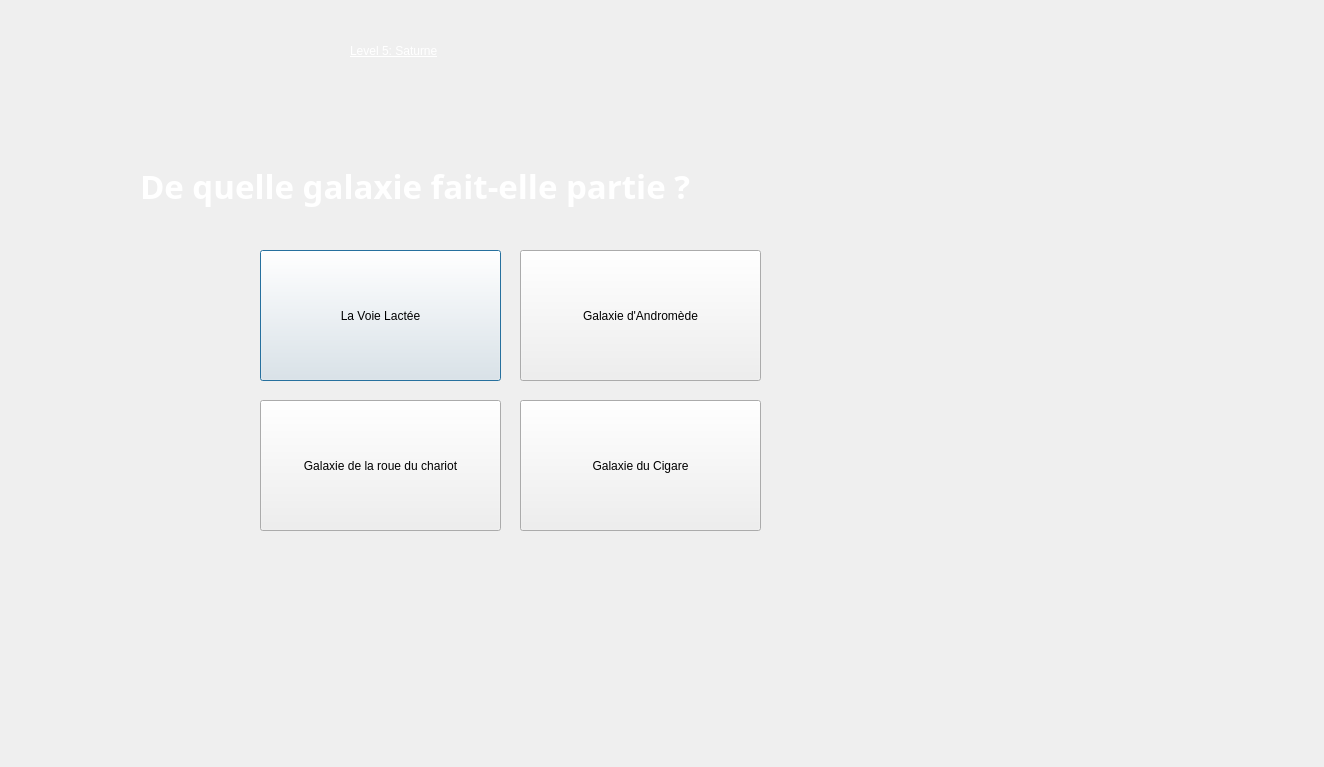
<?xml version="1.0" encoding="UTF-8"?>
<ui version="4.0">
 <class>Dialog16</class>
 <widget class="QDialog" name="Dialog16">
  <property name="geometry">
   <rect>
    <x>0</x>
    <y>0</y>
    <width>1324</width>
    <height>767</height>
   </rect>
  </property>
  <property name="windowTitle">
   <string>Dialog</string>
  </property>
  <widget class="QLabel" name="label">
   <property name="geometry">
    <rect>
     <x>350</x>
     <y>10</y>
     <width>341</width>
     <height>81</height>
    </rect>
   </property>
   <property name="styleSheet">
    <string notr="true">
font: 700 22pt &quot;Segoe UI&quot;;
text-decoration: underline;
color: rgb(255, 255, 255);</string>
   </property>
   <property name="text">
    <string>Level 5: Saturne</string>
   </property>
  </widget>
  <widget class="QLabel" name="label_2">
   <property name="geometry">
    <rect>
     <x>140</x>
     <y>150</y>
     <width>861</width>
     <height>71</height>
    </rect>
   </property>
   <property name="font">
    <font>
     <family>Segoe Script</family>
     <pointsize>25</pointsize>
     <italic>false</italic>
     <bold>true</bold>
    </font>
   </property>
   <property name="styleSheet">
    <string notr="true">font: 700 25pt &quot;Segoe Script&quot;;
color: rgb(255, 255, 255);</string>
   </property>
   <property name="text">
    <string>De quelle galaxie fait-elle partie ?</string>
   </property>
  </widget>
  <widget class="QPushButton" name="pushButton">
   <property name="geometry">
    <rect>
     <x>260</x>
     <y>250</y>
     <width>241</width>
     <height>131</height>
    </rect>
   </property>
   <property name="text">
    <string>La Voie Lactée</string>
   </property>
  </widget>
  <widget class="QPushButton" name="pushButton_2">
   <property name="geometry">
    <rect>
     <x>520</x>
     <y>250</y>
     <width>241</width>
     <height>131</height>
    </rect>
   </property>
   <property name="text">
    <string>Galaxie d'Andromède</string>
   </property>
  </widget>
  <widget class="QPushButton" name="pushButton_3">
   <property name="geometry">
    <rect>
     <x>260</x>
     <y>400</y>
     <width>241</width>
     <height>131</height>
    </rect>
   </property>
   <property name="text">
    <string>Galaxie de la roue du chariot</string>
   </property>
  </widget>
  <widget class="QPushButton" name="pushButton_4">
   <property name="geometry">
    <rect>
     <x>520</x>
     <y>400</y>
     <width>241</width>
     <height>131</height>
    </rect>
   </property>
   <property name="text">
    <string>Galaxie du Cigare</string>
   </property>
  </widget>
 </widget>
 <resources/>
 <connections/>
</ui>
